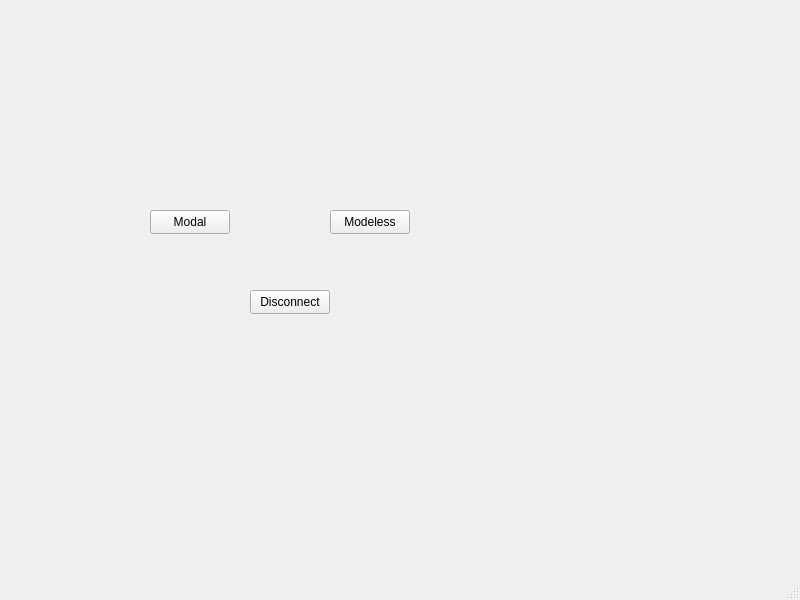
<?xml version="1.0" encoding="UTF-8"?>
<ui version="4.0">
 <class>MainWindow</class>
 <widget class="QMainWindow" name="MainWindow">
  <property name="geometry">
   <rect>
    <x>0</x>
    <y>0</y>
    <width>800</width>
    <height>600</height>
   </rect>
  </property>
  <property name="windowTitle">
   <string>MainWindow</string>
  </property>
  <widget class="QWidget" name="centralwidget">
   <widget class="QPushButton" name="pbOpenModalDialog">
    <property name="geometry">
     <rect>
      <x>150</x>
      <y>210</y>
      <width>80</width>
      <height>24</height>
     </rect>
    </property>
    <property name="text">
     <string>Modal</string>
    </property>
   </widget>
   <widget class="QPushButton" name="pbOpenNotModalDialog">
    <property name="geometry">
     <rect>
      <x>330</x>
      <y>210</y>
      <width>80</width>
      <height>24</height>
     </rect>
    </property>
    <property name="text">
     <string>Modeless</string>
    </property>
   </widget>
   <widget class="QPushButton" name="pushButton">
    <property name="geometry">
     <rect>
      <x>250</x>
      <y>290</y>
      <width>80</width>
      <height>24</height>
     </rect>
    </property>
    <property name="text">
     <string>Disconnect</string>
    </property>
   </widget>
  </widget>
  <widget class="QMenuBar" name="menubar">
   <property name="geometry">
    <rect>
     <x>0</x>
     <y>0</y>
     <width>800</width>
     <height>21</height>
    </rect>
   </property>
  </widget>
  <widget class="QStatusBar" name="statusbar"/>
 </widget>
 <resources/>
 <connections/>
</ui>
